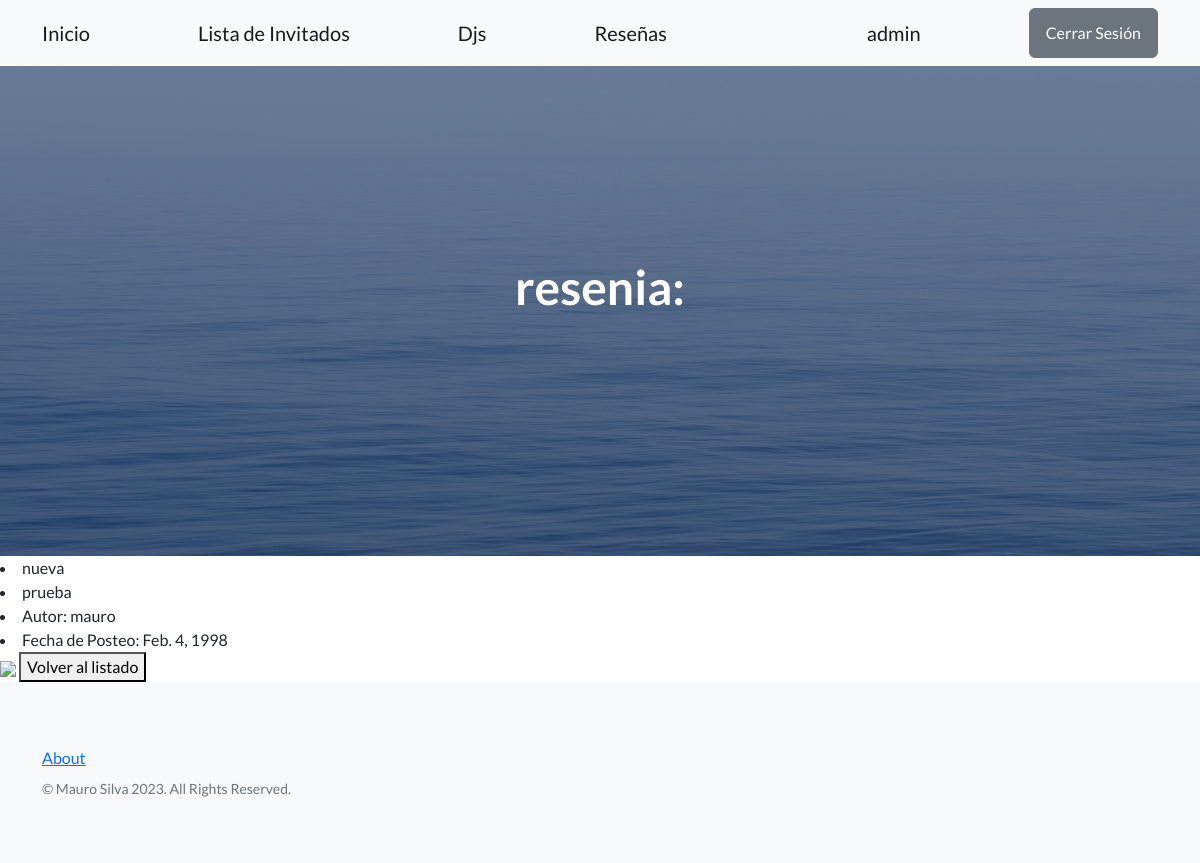
The page /usuario/resenias/mostrar/2/ (signed in) on the database its author committed.
### usuario/models.py (models this page shows, shortened)
class Resenia(models.Model):
    titulo = models.CharField(max_length=20)
    subtitulo = models.CharField(max_length=20)
    contenido = models.TextField(null=True)
    autor = models.CharField(max_length=20)
    fecha_de_creacion = models.DateField(null=True)

### usuario/views.py (the view)
# urls.py: path('resenias/mostrar/<int:pk>/', views.MostrarResenia.as_view(), name = 'mostrar_resenia'),
class MostrarResenia(DetailView):
    model = Resenia
    template_name = 'usuario/mostrar_resenia.html'

### usuario/templates/usuario/mostrar_resenia.html (shortened to what this page needs)
{% extends 'base.html' %}
{% block mensaje_inicio %}
{{resenia.titulo}}:
{% endblock mensaje_inicio %}
{% block contenido %}
<li>{{resenia.subtitulo}}</li>
<li>{{resenia.contenido}}</li>
<li>Autor: {{resenia.autor}}</li>
<li>Fecha de Posteo: {{resenia.fecha_de_creacion}}</li>
<img src={{request.resenia.fotoresenia.img_resenia.url}} alt = '' height = '480' > </img>
<button type='button'><a class='navbar-brand' href={% url 'usuario:resenias' %}>Volver al listado</a> </button>
{% endblock contenido %}

### templates/base.html (shortened to what this page needs)
<!DOCTYPE html>
<html lang="en">
    {% load static %}
    <head>
        <link href="https://cdn.jsdelivr.net/npm/bootstrap-icons@1.5.0/font/bootstrap-icons.css" rel="stylesheet" type="text/css" />
        <link href= {% static 'css/styles.css' %} rel="stylesheet" />
    </head>
    <body>
        <nav class="navbar navbar-light bg-light static-top">
            <div class="container">
                <a class="navbar-brand" href={% url 'inicio:inicio' %}>Inicio</a>
                <a class="navbar-brand" href={% url 'inicio:listar_invitados' %}>Lista de Invitados</a>
                <a class="navbar-brand" href={% url 'inicio:listar_djs' %}>Djs</a>
                <a class="navbar-brand" href={% url 'usuario:resenias' %}>Reseñas</a>
                {% if request.user.is_authenticated %}
                <a class="navbar-brand" href={% url 'usuario:perfil' %}>{{request.user.username}}</a>
                <a class="btn btn-secondary" href={% url 'usuario:logout' %}>Cerrar Sesión</a>
                {% else %}
                <a class="btn btn-primary" href={% url 'usuario:login' %}>Iniciar Sesión</a>
                <a class="btn btn-primary" href={% url 'usuario:registro' %}>Registro</a>
                {% endif %}
            </div>
        </nav>
        {% block header %}
        <header class="masthead">
            <div class="container position-relative">
                <div class="row justify-content-center">
                    <div class="col-xl-6">
                        <div class="text-center text-white">
                            <h1 class="mb-5">
                                {% block mensaje_inicio %}{% endblock mensaje_inicio %}
                            </h1>
                        </div>
                    </div>
                </div>
            </div>
        </header>
        {% endblock header %}
        {% block contenido %}{% endblock contenido %}
        <footer class="footer bg-light">
            <div class="container">
                <div class="row">
                    <div class="col-lg-6 h-100 text-center text-lg-start my-auto">
                        <ul class="list-inline mb-2">
                            <li class="list-inline-item"><a href={% url 'inicio:about' %}>About</a></li>
                        </ul>
                        <p class="text-muted small mb-4 mb-lg-0">&copy; Mauro Silva 2023. All Rights Reserved.</p>
                    </div>
                </div>
            </div>
        </footer>
    </body>
</html>

### rows shown on the page
Resenia: titulo "resenia", subtitulo "nueva", contenido "prueba", autor "mauro", fecha_de_creacion "Feb. 4, 1998"

### other values the page prints
{{ request.user.username }} "admin"
